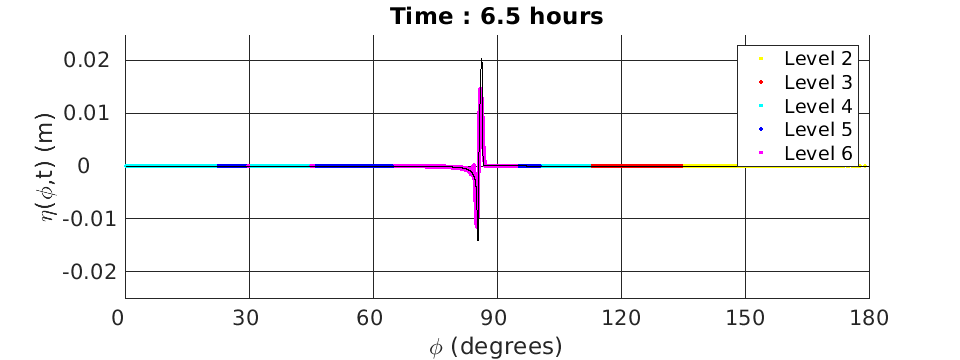
#> input picture Master's Thesis/images/17000/65.png, 960 x 360 px
$ python combine.py
#> lines starting #> are read from the running program, lines starting #| are printed output that depends on the picture
from PIL import Image

img = Image.new("RGB", (960, 720),"white")
#> img: PIL image 960x720 RGB; every value is 255
img1= Image.open("65.png")
#> img1 is the input picture: PIL image 960x360 RGB; mean R, G, B 246.3, 245.7, 246.6
img2=Image.open("7.png")
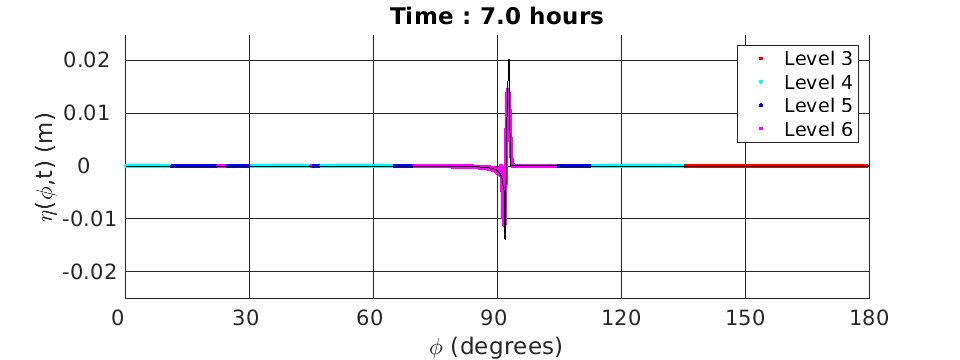
#> input picture Master's Thesis/images/17000/7.png, 960 x 360 px
#> img2 is the input picture: PIL image 960x360 RGB; mean R, G, B 246.2, 245.6, 246.7
img.paste(img1,(0,0))
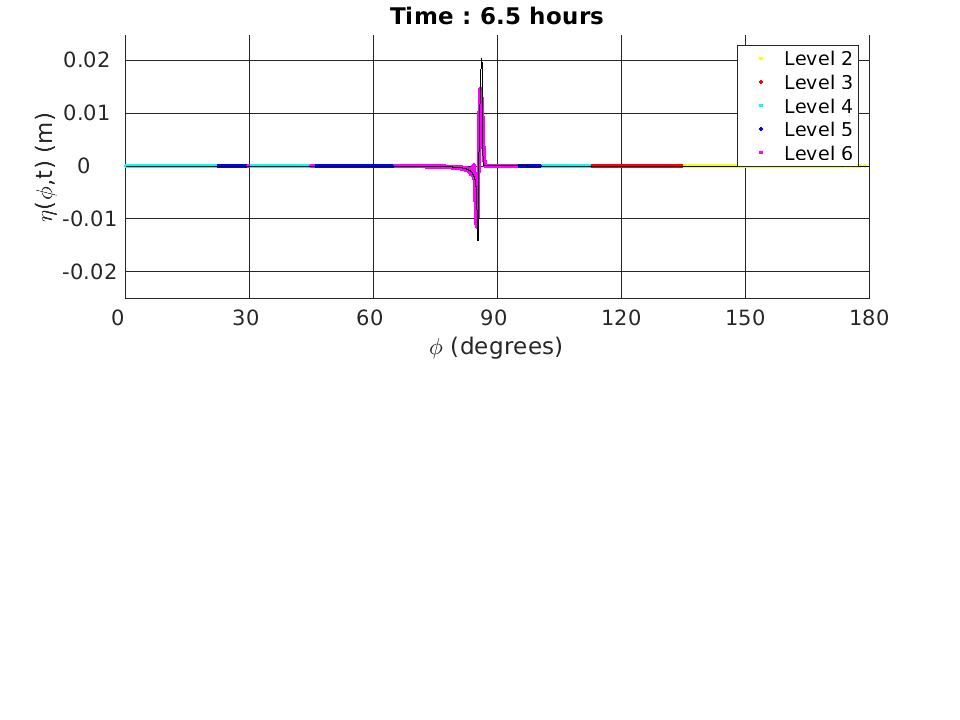
#> img: PIL image 960x720 RGB; mean R, G, B 250.6, 250.3, 250.8
img.paste(img2,(0,360))
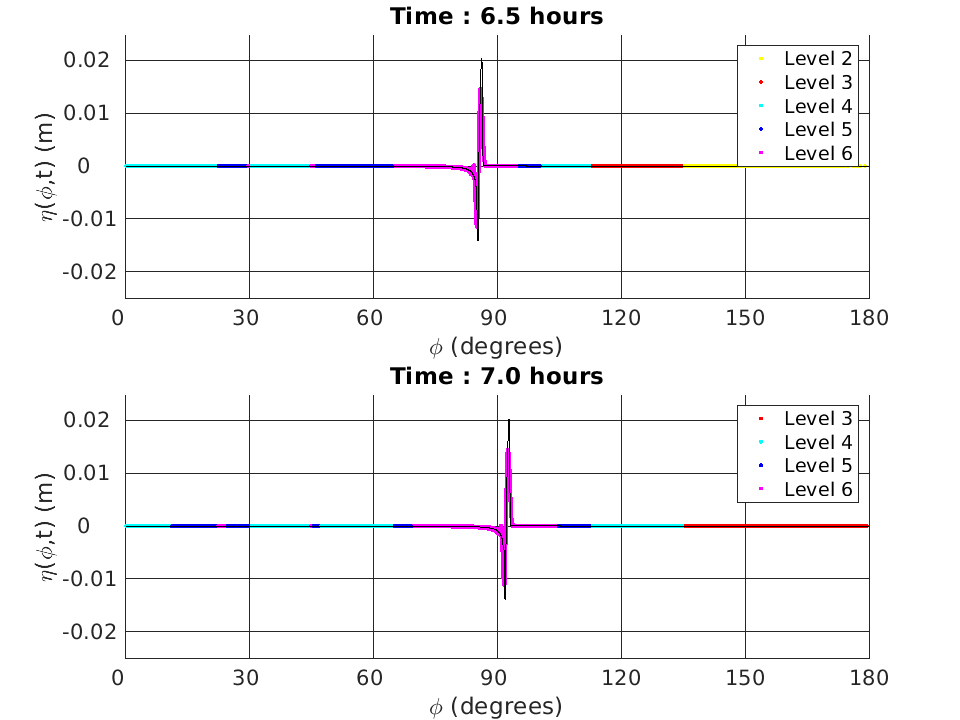
#> img: PIL image 960x720 RGB; mean R, G, B 246.3, 245.6, 246.7
img.save("17000.png")
